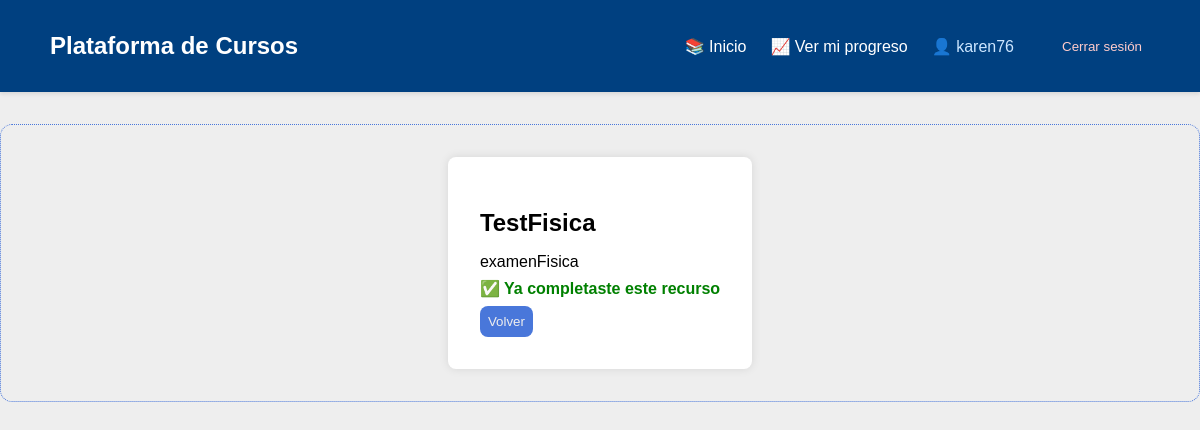
The page /recurso/2/ (signed in) on the database as committed earlier.
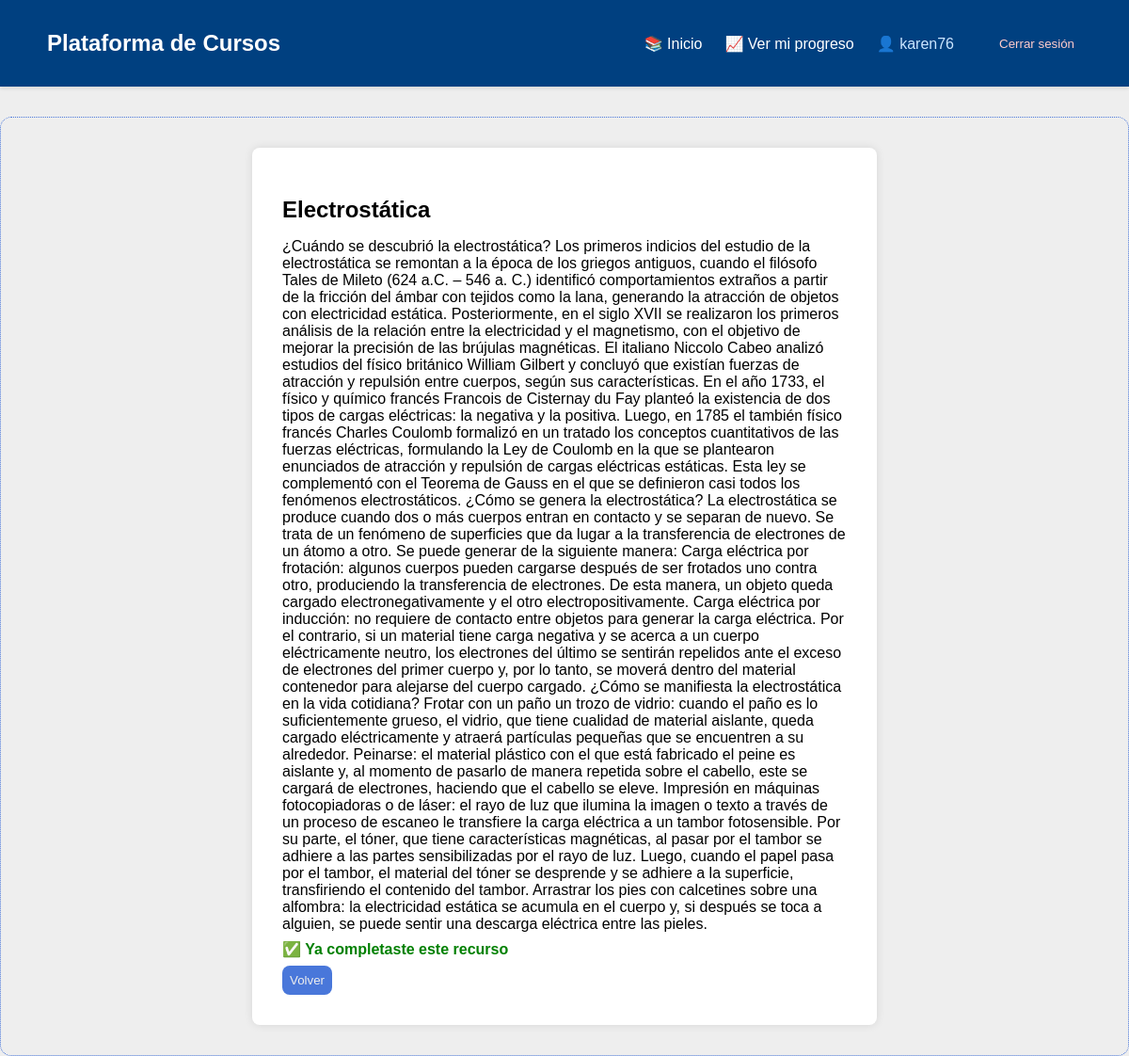
The same page on the database as committed later.
### cursos/models.py (models this page shows, shortened)
class Recurso(models.Model):
    titulo = models.CharField(max_length=200)
    descripcion = models.TextField()
    tipo_archivo = models.CharField(max_length=50)
    enlace = models.URLField()
    curso = models.ForeignKey(Curso, on_delete=models.CASCADE)

### cursos/views.py (the view)
# urls.py: path('recurso/<int:recurso_id>/', views.ver_recurso, name='ver_recurso'),
@login_required
def ver_recurso(request, recurso_id):
    recurso = get_object_or_404(Recurso, id=recurso_id)
    inscripcion = Inscripcion.objects.filter(user=request.user, curso=recurso.curso).first()
    if not inscripcion:
        return HttpResponseForbidden("No estás inscrito en este curso.")
    progreso = Progreso.objects.filter(inscripcion=inscripcion, recurso=recurso).first()
    completado = progreso.completado if progreso else False
    return render(request, 'cursos/ver_recurso.html', {
        'recurso': recurso,
        'completado': completado
    })

### cursos/templates/cursos/ver_recurso.html (shortened to what this page needs)
{% extends 'cursos/base.html' %}
{% block content %}
<div class="recurso-detalle">
  <h2>{{ recurso.titulo }}</h2>
  <p>{{ recurso.descripcion }}</p>
  {% if not completado %}
    <form method="post" action="{% url 'marcar_completado' recurso.id %}">
      {% csrf_token %}
      <button type="submit">Marcar como completado</button>
    </form>
  {% else %}
    <p class="estado-completado">✅ Ya completaste este recurso</p>
  {% endif %}
  <a href="{% url 'progreso_estudiante' %}"><button>Volver</button></a>
</div>
{% endblock %}

Rows that differ between the two databases and show on the page:
changed Recurso: titulo "TestFisica" → "Electrostática"; descripcion "examenFisica" → "¿Cuándo se descubrió la electrostática? Los primeros indicios del estudio de la electrostática se remontan a la época de los griegos antiguos, cuando el filósofo Tales de Mileto (624 a.C. – 546 a. C.) identificó comportamientos extraños a partir de la fricción del ámbar con tejidos como la lana, generando la atracción de objetos con electricidad estática. Posteriormente, en el siglo XVII se realizaron los primeros análisis de la relación entre la electricidad y el magnetismo, con el objetivo de mejorar la precisión de las brújulas magnéticas. El italiano Niccolo Cabeo analizó estudios del físico británico William Gilbert y concluyó que existían fuerzas de atracción y repulsión entre…"
